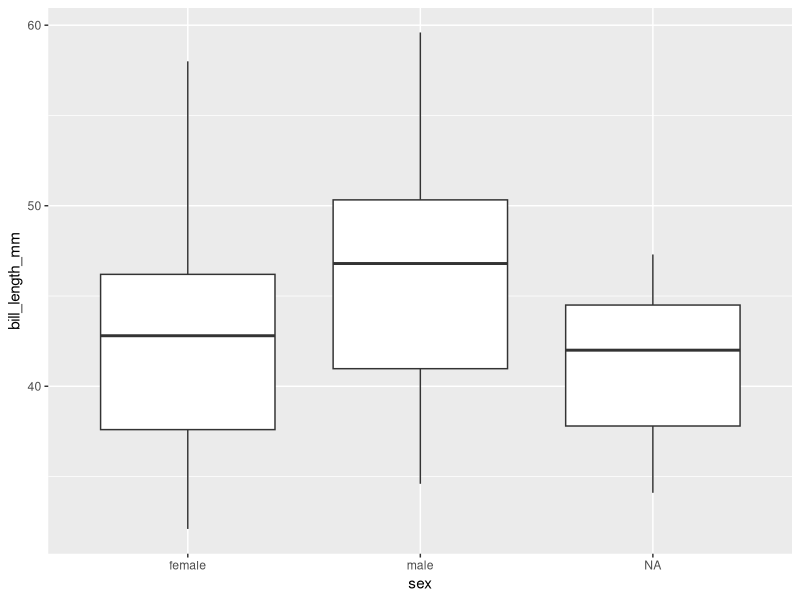
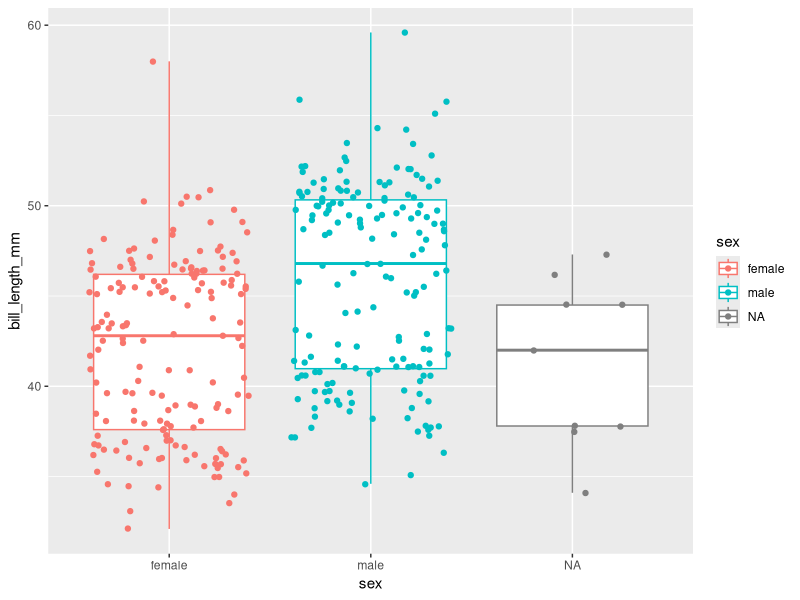
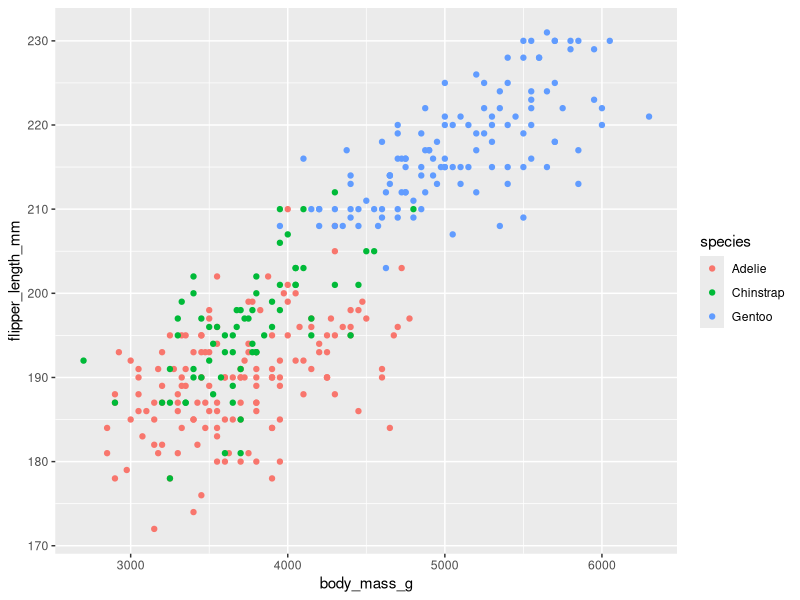
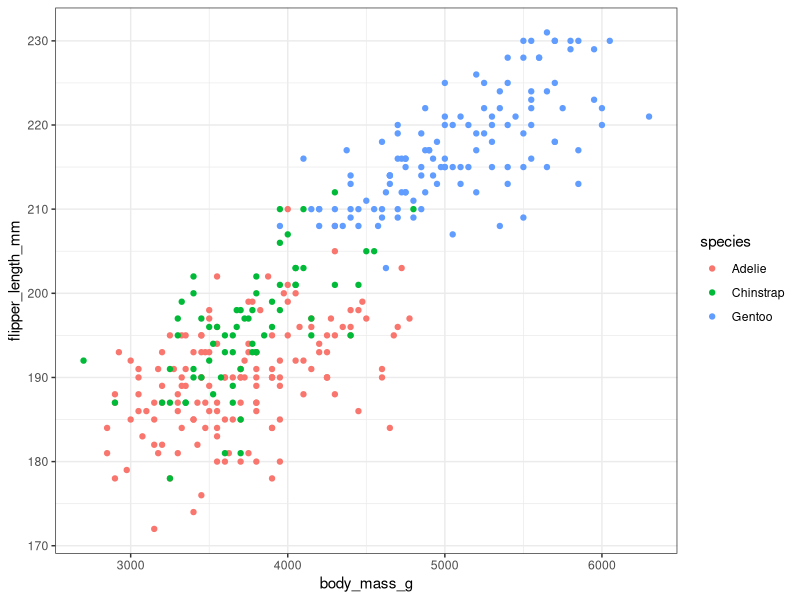
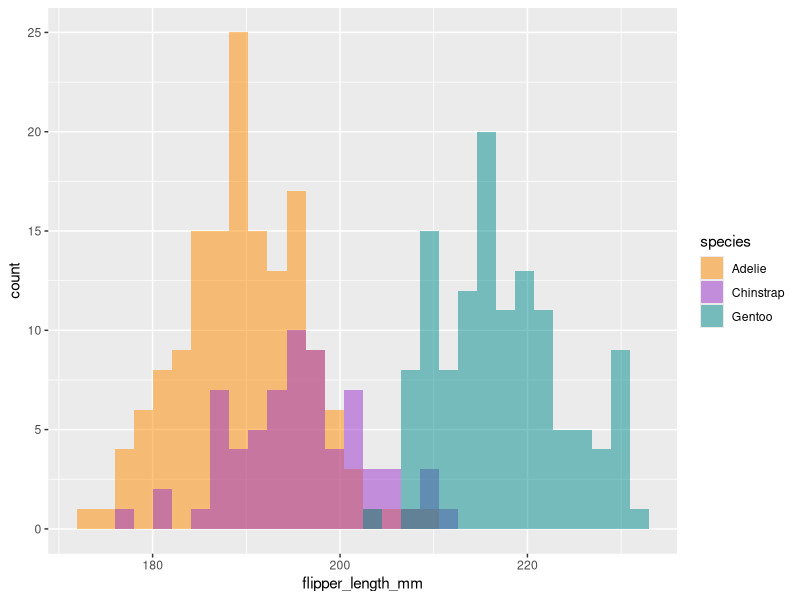
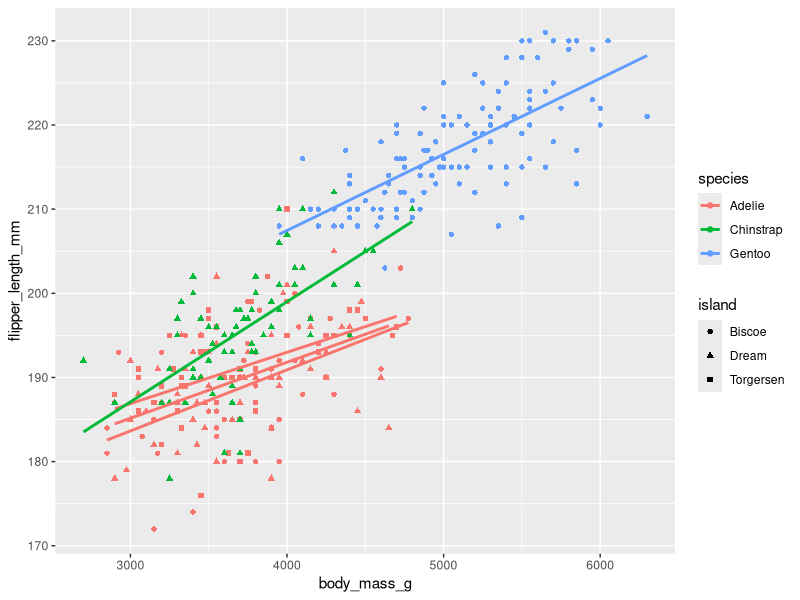
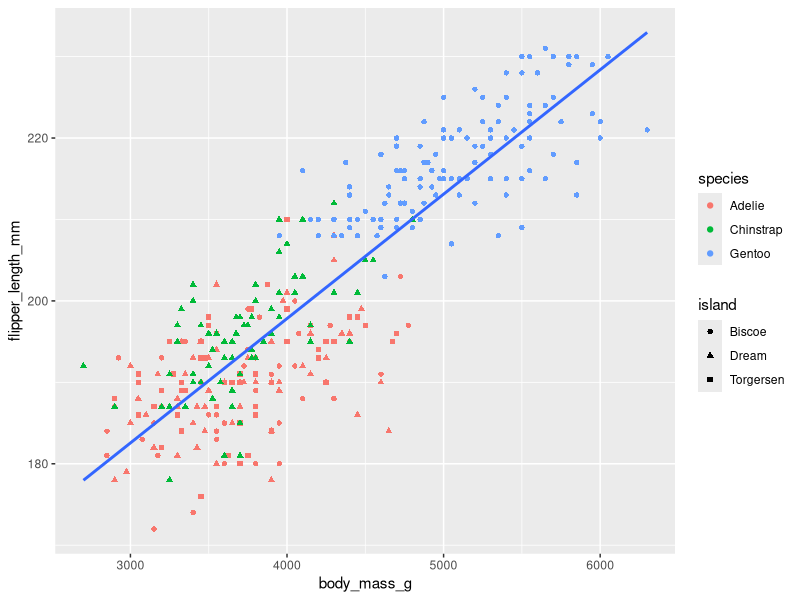

Write R code to recreate these figures, in order.
## ---- chunk 1
library(tidyverse)
library(palmerpenguins)
## ---- chunk 2
#last inn data
penguins <- palmerpenguins::penguins

#base R
head(penguins)

# Tidy
penguins %>% 
  head()

## ---- chunk 3

#Base R
mean(penguins$body_mass_g, na.rm=T)

# Summarise funksjonen
summarise(penguins, mean_bmg=mean(body_mass_g, na.rm=T))

# Gir samme svar som
penguins %>% 
  summarise(mean_bmg_pipe = mean(body_mass_g, na.rm = T))
## ---- chunk 4
#Øvelse: Lag en dplyr kode som finner minimum av nebblengde (bill_length_mm)



## ---- chunk 5

#Tar bort de som mangler body mass måling
penguins %>% 
  filter(!is.na(body_mass_g)) %>%
  summarise(mean_bmg = mean(body_mass_g))

# Kan legge på flere filtreringer
# f.eks bare se på damepingviner fra Biscoe
penguins %>% 
  filter(!is.na(body_mass_g),
         sex=="female",
         island=="Biscoe") %>%
  summarise(mean_bmg = mean(body_mass_g))

## Bruke %in% til å velge bare øyene Biscoe og Dream
penguins %>%
  filter(island %in% c("Biscoe","Dream"))%>%
  head()
## ---- chunk 6

#Bruk select til å beholde variabler og sortere etter tyngde
penguins %>%
  select(species, island, body_mass_g)%>%
  arrange(body_mass_g)%>%
  head()

# Bruk sammen med ends_with() til å velge alle lengdevariablene
penguins %>%
  select(species, ends_with("mm"))

#Kombiner og assign (lagre til) ny dataframe
penguins_dream <- penguins %>%
  filter(island=="Dream",
         bill_length_mm<200)%>%
  select(species, island, bill_length_mm, body_mass_g)

head(penguins_dream)
## ---- chunk 7
#ØVELSE: Lage et datasett uten NA for bill_length OG kjønn?
penguins_filt <- penguins %>%
  filter(!is.na(bill_length_mm))

## ---- chunk 8
penguins_filt <- penguins_filt %>%
  mutate(pBMI = body_mass_g/flipper_length_mm)

# hvordan ser denne variabelen ut?
penguins_filt %>%
  summarise(mean=mean(pBMI),
            sd=sd(pBMI),
            min=min(pBMI),
            max=max(pBMI)
            )
## ---- chunk 9
# Count penguins for each species and island
penguins %>%
  count(species, island)

## ---- chunk 10

#summarise funksjonen oppsummerer data. Her totalt antall pingviner, og gjennomsnitt neddlengde og -dybde.
penguins %>%
  summarise(n=n(),
            mean_bl = mean(bill_length_mm, na.rm = T),
            mean_bd = mean(bill_depth_mm, na.rm = T)
            )

# Eller bare samme funksjon sammen med across(), her mean(), på alle variabler som slutter på "mm"
penguins_filt %>%
  summarise(across(ends_with("mm"), mean))


# Kan legge inn gruppering med group_by() for å få gruppevis oppsummering
penguins_filt %>%
  group_by(island)%>%
  summarise(across(ends_with("mm"), mean))
## ---- chunk 11
# Basic boxplot
penguins_filt %>%
  ggplot(aes(x=sex, 
             y=bill_length_mm))+
  geom_boxplot()

# Basic boxplot men vi vil ha med data som points (geom_jitter()) og farger (color i aes())
penguins_filt %>%
  ggplot(aes(x=sex, 
             y=bill_length_mm, 
             color=sex))+
  geom_boxplot()+
  geom_jitter()

# Scatterplot, legger til farger i aes()
penguins_filt %>%
  ggplot(aes(x=body_mass_g, 
             y=flipper_length_mm, 
             color=species))+
  geom_point()

# Legger til "theme" for å modifisere utseende
penguins_filt %>%
  ggplot(aes(x=body_mass_g, 
             y=flipper_length_mm, 
             color=species))+
  geom_point()+
  theme_bw()
## ---- chunk 12


## ---- chunk 13
# Histogram example: flipper length by species 
penguins_filt %>%
  ggplot(aes(x = flipper_length_mm)) +   
  geom_histogram(aes(fill = species), 
                 alpha = 0.5, 
                 position = "identity") +  
  scale_fill_manual(values = c("darkorange","darkorchid","cyan4"))
## ---- chunk 14

penguins_filt %>%
  ggplot(aes(x=body_mass_g, y=flipper_length_mm
             , colour = species
             ,shape=island
))+
  geom_point()+
  geom_smooth(method = "lm", se = FALSE)
## ---- chunk 15
penguins_filt %>% 
  ggplot(aes(x=body_mass_g, y=flipper_length_mm))+
  geom_point(mapping = aes(colour = species ,shape=island ))+ 
  geom_smooth(method = "lm", se = FALSE)
